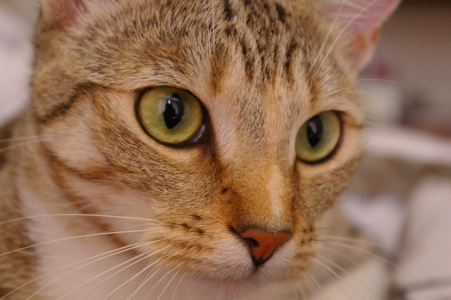
#> input picture skimage.data.chelsea(), 451 x 300 px
$ python fig5.py
#> lines starting #> are read from the running program, lines starting #| are printed output that depends on the picture; after the words box and inside, x2 and y2 are one past the last pixel; in counts of white or black regions, pixels touching at a corner belong together
### cnn/src/common.py
import numpy as np
import matplotlib
matplotlib.use('Agg')
import matplotlib.pyplot as plt
from matplotlib.patches import Rectangle, Circle, FancyArrowPatch
from PIL import Image
plt.rcParams['font.family'] = 'Liberation Sans'
INK = '#2b2b2b'; GREY = '#4d4d4d'; BLUE = '#1f6fd1'; LIGHT = '#bdbdbd'; YEL = '#f2b400'
PALEBLUE = '#dbe9fb'; PALEYEL = '#fff1c2'; PALEGREY = '#e6e6e6'
LBL = 16; SUB = 13.5

def new_fig(W, H, width_in=12):
    fig = plt.figure(figsize=(width_in, width_in * H / W), dpi=250)
    ax = fig.add_axes([0, 0, 1, 1])
    ax.set_xlim(0, W); ax.set_ylim(0, H); ax.set_aspect('equal'); ax.axis('off')
    return fig, ax

def save_crop(fig, path, margin=24):
    fig.savefig(path, facecolor='white')
    plt.close(fig)
    im = Image.open(path).convert('RGB')
    a = np.asarray(im)
    mask = (a < 250).any(axis=2)
    ys, xs = np.where(mask)
    y0, y1, x0, x1 = ys.min(), ys.max(), xs.min(), xs.max()
    y0 = max(0, y0 - margin); x0 = max(0, x0 - margin)
    y1 = min(a.shape[0], y1 + margin); x1 = min(a.shape[1], x1 + margin)
    im.crop((x0, y0, x1, y1)).save(path)
    return im.crop((x0, y0, x1, y1)).size

def grid(ax, data, x0, ytop, s, fills=None, fs=18, ec=INK, lw=1.0, bold=None, fmt=None, color=INK):
    """data[r][c]; (x0, ytop) is the top-left corner; y goes down."""
#> called with data = array of shape (4, 4), x0 = 2, ytop = 29.4, s = 3.2, fs = 15, ec = '#bdbdbd', lw = 0.9, color = '#2b2b2b'
    data = np.asarray(data)
    R, C = data.shape
    for r in range(R):
        for c in range(C):
            xl, yb = x0 + c * s, ytop - (r + 1) * s
            fc = 'white' if fills is None else fills[r][c]
            ax.add_patch(Rectangle((xl, yb), s, s, fc=fc, ec=ec, lw=lw, zorder=2))
            v = data[r, c]
            t = fmt(v) if fmt else (str(int(v)) if float(v).is_integer() else f'{v:g}')
            w = 'bold' if (bold and bold[r][c]) else 'normal'
            ax.text(xl + s / 2, yb + s / 2, t, ha='center', va='center', fontsize=fs,
                    color=color, fontweight=w, zorder=3)

# [4 lines left out: function label, not called in this run]

### cnn/src/fig5.py
import sys; sys.path.insert(0, '/tmp/figs2')
from common import *
from scipy.signal import convolve2d
from skimage import data, color, transform
RED = '#d9534f'; GREEN = '#2e9e5b'
PALEGREEN = '#dff3e6'; PALERED = '#fbe0dc'

X = np.array([[1,1,2,4],[5,6,7,8],[3,2,1,0],[1,2,3,4]], float)
def pool(a, f):
    h, w = a.shape
    return f(a.reshape(h//2, 2, w//2, 2), axis=(1, 3))
MX, AV = pool(X, np.max), pool(X, np.mean)
print(MX, AV)
assert MX[0,0] == 6 and AV[0,0] == 3.25

W, H = 147, 52
fig, ax = new_fig(W, H)
fc = [[PALEYEL, PALEBLUE], [PALEGREEN, PALERED]]
ec = [[YEL, BLUE], [GREEN, RED]]
s = 3.2
yc = 23.0
# titles
ax.text(34, H - 3.0, 'Pooling a 4 × 4 map', ha='center', va='baseline', fontsize=LBL + 1, fontweight='bold', color=INK)
ax.text(34, H - 7.4, '2 × 2 filter, stride 2', ha='center', va='baseline', fontsize=13, color=GREY)
ax.text(104, H - 3.0, 'Pooling a real feature map', ha='center', va='baseline', fontsize=LBL + 1, fontweight='bold', color=INK)
ax.text(104, H - 7.4, 'vertical edges of the cat photo, zoom on the yellow box', ha='center', va='baseline', fontsize=13, color=GREY)

# input
xi = 2.0
fills = [[fc[r//2][c//2] for c in range(4)] for r in range(4)]
grid(ax, X, xi, yc + 2*s, s, fills=fills, fs=15, ec=LIGHT, lw=0.9)
for br in range(2):
    for bc in range(2):
        ax.add_patch(Rectangle((xi + bc*2*s, yc + 2*s - (br+1)*2*s), 2*s, 2*s, fill=False, ec=ec[br][bc], lw=2.6, zorder=6))
ax.text(xi + 2*s, yc - 2*s - 3.4, 'Input', ha='center', va='baseline', fontsize=LBL, color=INK)

# outputs
xo = 31.0
so = 4.6
def out_grid(M, yc_o, fmt, fsz=14):
#> called with M = array of shape (2, 2), yc_o = 33.6, fsz = 14
    fills = [[fc[r][c] for c in range(2)] for r in range(2)]
    grid(ax, M, xo, yc_o + so, so, fills=fills, fs=fsz, ec=LIGHT, lw=0.9, fmt=fmt)
    for br in range(2):
        for bc in range(2):
            ax.add_patch(Rectangle((xo + bc*so, yc_o + so - (br+1)*so), so, so, fill=False, ec=ec[br][bc], lw=2.0, zorder=6))
y_max, y_avg = yc + 10.6, yc - 10.6
out_grid(MX, y_max, lambda v: f'{v:g}')
out_grid(AV, y_avg, lambda v: f'{v:g}', 12)
for yo in (y_max, y_avg):
    ax.add_patch(FancyArrowPatch((xi + 4*s + 1.8, yc), (xo - 1.8, yo), arrowstyle='-|>', mutation_scale=20, color=GREY, lw=1.6, zorder=2))
ax.text(xo + 2*so + 2.6, y_max + 1.9, 'Max pooling', ha='left', va='baseline', fontsize=15, fontweight='bold', color=INK)
ax.text(xo + 2*so + 2.6, y_max - 1.0, 'keeps the strongest\nvalue of each block', ha='left', va='top', fontsize=13, color=GREY, linespacing=1.1)
ax.text(xo + 2*so + 2.6, y_avg + 1.9, 'Average pooling', ha='left', va='baseline', fontsize=15, fontweight='bold', color=INK)
ax.text(xo + 2*so + 2.6, y_avg - 1.0, 'keeps the mean\nof each block', ha='left', va='top', fontsize=13, color=GREY, linespacing=1.1)
# one-block working under the outputs (top-left block of the Q5 table)
ax.text(xo + 2*so + 2.6, y_max - 6.6 + 0.2, 'block 1, 1, 5, 6 gives 6', ha='left', va='top', fontsize=13, color=INK)
ax.text(xo + 2*so + 2.6, y_avg - 6.6 + 0.2, '(1 + 1 + 5 + 6) / 4 = 3.25', ha='left', va='top', fontsize=13, color=INK)

# real feature map
rgb = data.chelsea(); crop = rgb[18:274, 96:352]
#> further down, rgb is the input picture: shape (300, 451, 3); mean R, G, B 147.7, 111.4, 86.8
#> after `crop = rgb[18:274, 96:352]`:
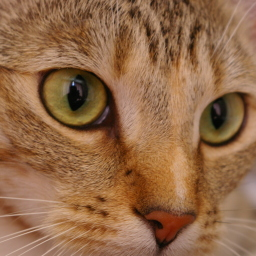
#> crop: shape (256, 256, 3); mean R, G, B 146.1, 105.1, 72.4
g = color.rgb2gray(transform.resize(crop, (96, 96), anti_aliasing=True))
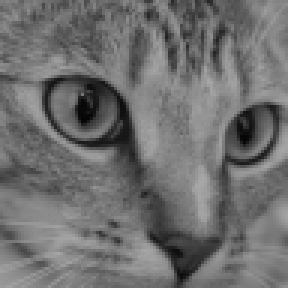
#> g: shape (96, 96) float64 (shown 3 times larger); min 0.0223, max 0.657, mean 0.437
sob = np.array([[-1,0,1],[-2,0,2],[-1,0,1]], float)
fm = np.maximum(convolve2d(g, sob[::-1, ::-1], mode='same', boundary='symm'), 0)
fm = np.clip(fm / np.percentile(fm, 99.5), 0, 1)
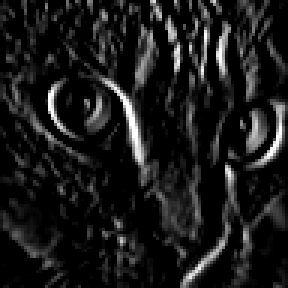
#> fm: shape (96, 96) float64 (shown 3 times larger); min 0, max 1, mean 0.104
r0, r1, c0, c1 = 22, 54, 8, 40            # zoom box (left eye)
zoom = fm[r0:r1, c0:c1]
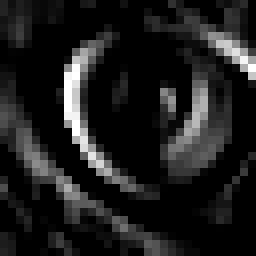
#> zoom: shape (32, 32) float64 (shown 8 times larger); min 0, max 1, mean 0.118
pm, pa = pool(zoom, np.max), pool(zoom, np.mean)
xb = 72.0; size = 21.0
yb = yc - size/2
ax.imshow(fm, extent=(xb, xb + size, yb, yb + size), cmap='gray', vmin=0, vmax=1, interpolation='nearest', zorder=2)
ax.add_patch(Rectangle((xb, yb), size, size, fill=False, ec=INK, lw=1.0, zorder=3))
u = size / 96
bx0 = xb + c0*u; bx1 = xb + c1*u
by1 = yb + size - r0*u; by0 = yb + size - r1*u
ax.add_patch(Rectangle((bx0, by0), bx1 - bx0, by1 - by0, fill=False, ec=YEL, lw=2.4, zorder=5))
ax.text(xb + size/2, yb - 3.4, 'Feature map', ha='center', va='baseline', fontsize=LBL, color=INK)
ax.text(xb + size/2, yb - 7.4, '96 × 96', ha='center', va='baseline', fontsize=SUB, color=GREY)
xs_ = 102.0; ss = 17.0
for img, yo, nm, note in ((pm, y_max, 'Max pooling', 'edges stay bright'), (pa, y_avg, 'Average pooling', 'edges are dimmer')):
    ax.imshow(img, extent=(xs_, xs_ + ss, yo - ss/2, yo + ss/2), cmap='gray', vmin=0, vmax=1, interpolation='nearest', zorder=2)
    ax.add_patch(Rectangle((xs_, yo - ss/2), ss, ss, fill=False, ec=YEL, lw=2.4, zorder=3))
    ax.annotate('', xy=(xs_ - 1.2, yo), xytext=(bx1 + 1.0, (by0 + by1)/2 + (3.0 if yo > yc else -3.0)),
                arrowprops=dict(arrowstyle='-|>', color=GREY, lw=1.4, shrinkA=0, shrinkB=0), zorder=2)
    ax.text(xs_ + ss + 2.2, yo + 2.2, nm, ha='left', va='baseline', fontsize=15, fontweight='bold', color=INK)
    ax.text(xs_ + ss + 2.2, yo - 0.9, '16 × 16 (zoom)', ha='left', va='top', fontsize=13, color=GREY)
    ax.text(xs_ + ss + 2.2, yo - 4.4, note, ha='left', va='top', fontsize=13, color=GREY)
#> this loop made 2 passes
#> (yo, nm, note) on passes 1 to 2: (33.6, 'Max pooling', 'edges stay bright'), (12.4, 'Average pooling', 'edges are dimmer')
# divider
ax.plot([68.5, 68.5], [3, H - 9], color='#dddddd', lw=1.2, zorder=1)
print(save_crop(fig, '/tmp/figs2/Figure5_max_vs_average_pooling.png'))
#> in save_crop, `im = Image.open(path).convert('RGB')`:
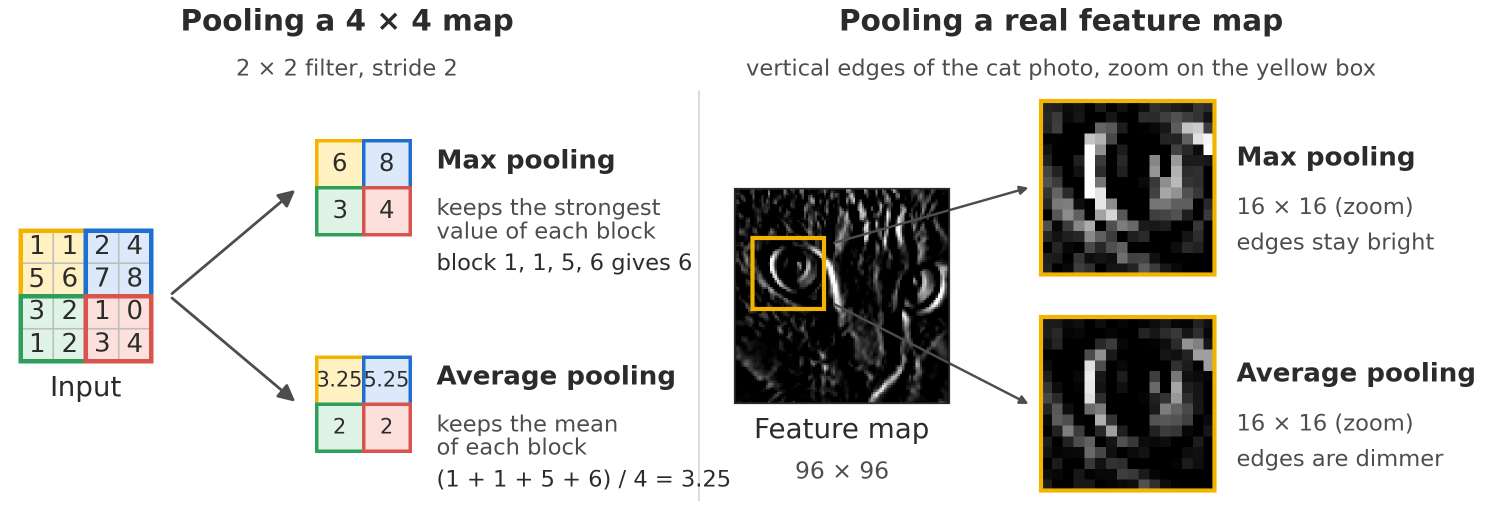
#> im: PIL image 3000x1061 RGB (shown at 1/2 size); mean R, G, B 216.7, 216, 213.8
#> in save_crop, `mask = (a < 250).any(axis=2)`:
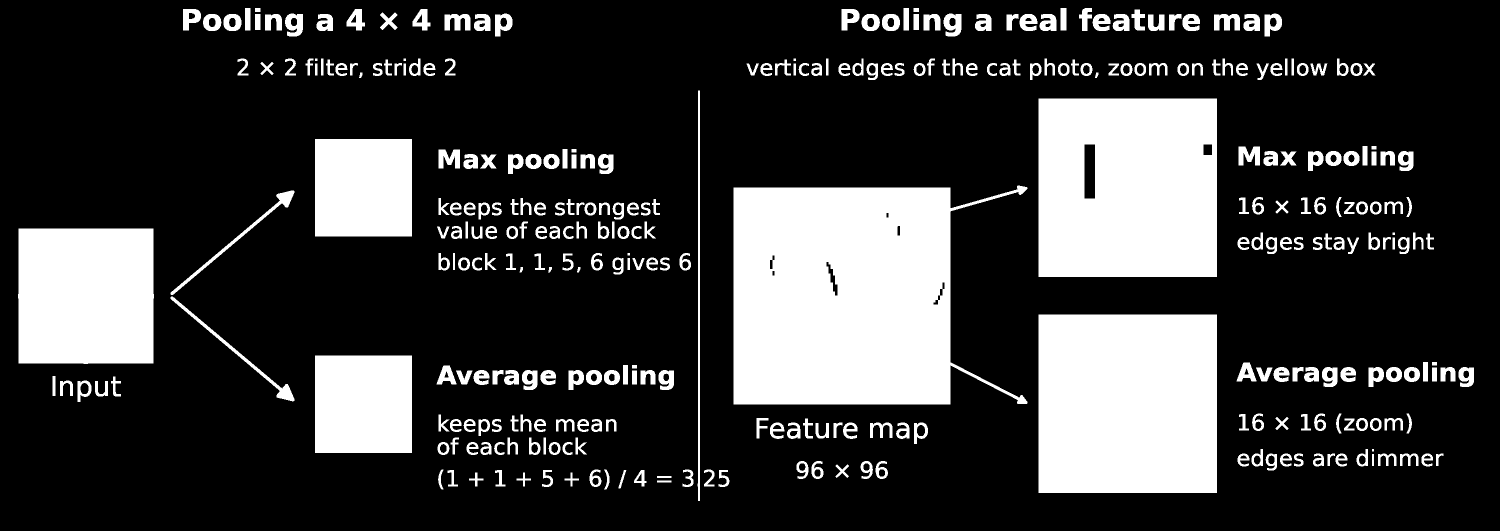
#> mask: shape (1061, 3000) bool (shown at 1/2 size); 22.9% white; 327 white regions, largest, box (x1, y1, x2, y2) and area: (1467, 371, 2055, 809) 189601, (2077, 629, 2434, 986) 127449, (2077, 197, 2434, 554) 124824
#> in save_crop, `y0, y1, x0, x1 = ys.min(), ys.max(), xs.min(), xs.max()`: y0 = 16; y1 = 1001; x0 = 36; x1 = 2947
#> in save_crop, `y0 = max(0, y0 - margin)`: y0 = 0
#> in save_crop, `x0 = max(0, x0 - margin)`: x0 = 12
#> in save_crop, `y1 = min(a.shape[0], y1 + margin)`: y1 = 1025
#> in save_crop, `x1 = min(a.shape[1], x1 + margin)`: x1 = 2971
#> in save_crop, `im.crop((x0, y0, x1, y1)).save(path)`:
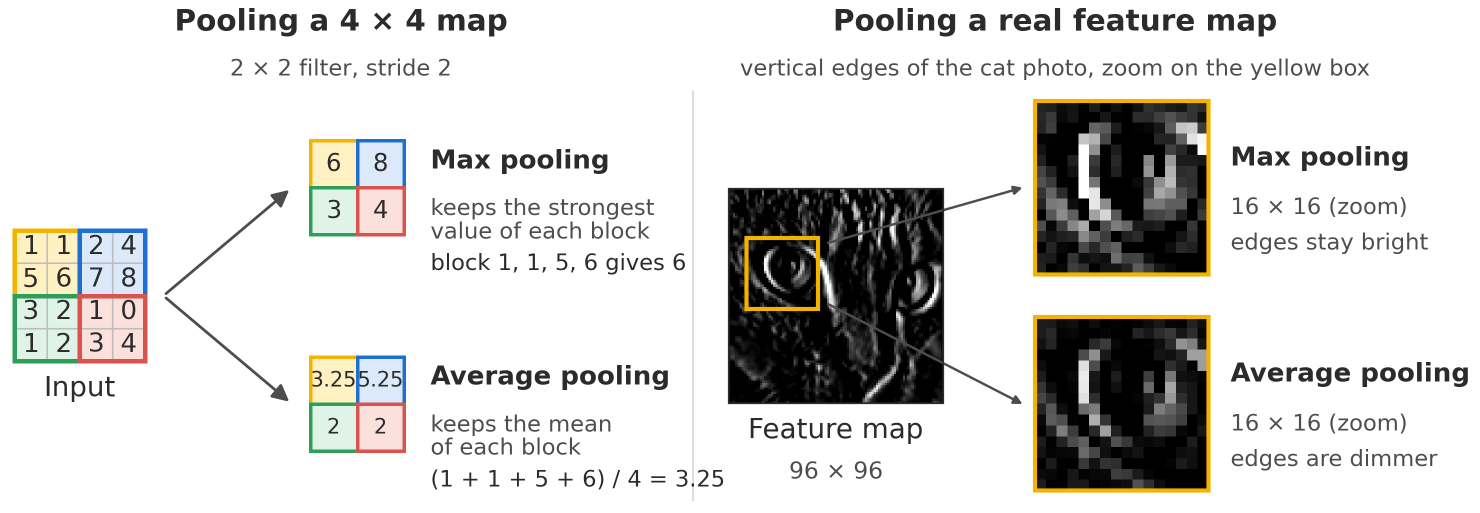
#> saved as Figure5_max_vs_average_pooling.png: PIL image 2959x1025 RGB (shown at 1/2 size); mean R, G, B 214.8, 214.1, 211.8
